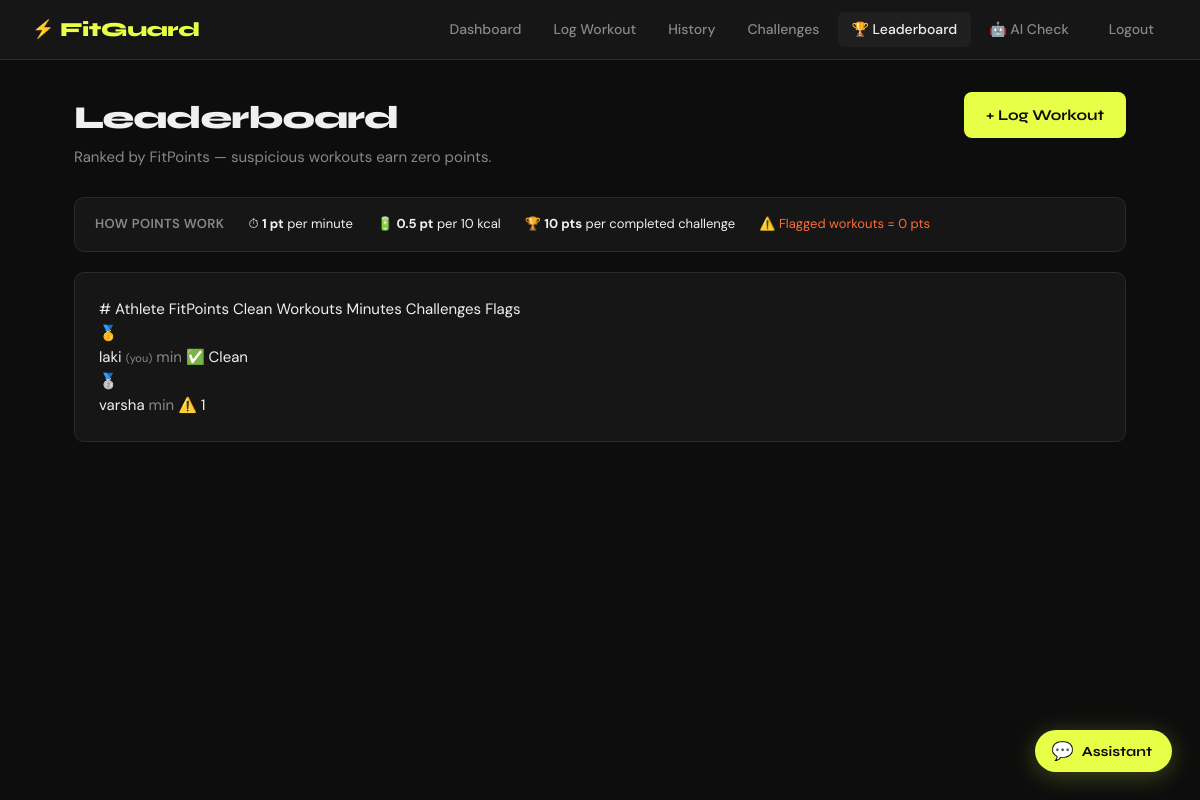
/leaderboard (signed in), run on the app's committed database.
### tables this page shows
CREATE TABLE users (
                id       INTEGER PRIMARY KEY AUTOINCREMENT,
                username TEXT    NOT NULL UNIQUE,
                email    TEXT    NOT NULL UNIQUE,
                password TEXT    NOT NULL,
                created_at TEXT  DEFAULT CURRENT_TIMESTAMP
            );

### app.py (the view)
@app.route("/leaderboard")
@login_required
def leaderboard():
    with get_db() as conn:
        rows = conn.execute("""
            SELECT u.id, u.username,
                COALESCE(SUM(
                    CASE
                      WHEN IFNULL(w.anomaly_status,'normal') != 'suspicious'
                      THEN w.duration
                      ELSE 0
                    END
                ),0) AS clean_min,

                COALESCE(SUM(
                    CASE
                      WHEN IFNULL(w.anomaly_status,'normal') != 'suspicious'
                      THEN COALESCE(w.calories,0)
                      ELSE 0
                    END
                ),0) AS clean_cal,

                COUNT(
                    CASE
                      WHEN IFNULL(w.anomaly_status,'normal')='suspicious'
                      THEN 1
                    END
                ) AS flagged

            FROM users u
            LEFT JOIN workouts w
            ON w.user_id = u.id

            GROUP BY u.id
        """).fetchall()
        cpts = {
            r["user_id"]: r["n"]
            for r in conn.execute(
                "SELECT user_id, COUNT(*) as n FROM challenges WHERE status='completed' GROUP BY user_id"
            ).fetchall()
        }
    board = sorted([
        {
            "rank": 0,
            "username": r["username"],
            "fit_points":
                (
                    r["clean_min"]
                    + (r["clean_cal"] * 0.05)
                    + (cpts.get(r["id"],0) * 10)
                ),
            "flagged": r["flagged"],
            "is_me": r["id"] == session["user_id"]
        }
        for r in rows
    ], key=lambda x: -x["fit_points"])[:50]
    for i, entry in enumerate(board):
        entry["rank"] = i + 1
    return render_template(
        "leaderboard.html",
        board=board
    )

### app.py (called while the page is built)
def get_db():
    conn = sqlite3.connect(DB_PATH)
    conn.row_factory = sqlite3.Row
    return conn

def login_required(f):
    @wraps(f)
    def decorated(*args, **kwargs):
        if "user_id" not in session:
            flash("Please log in to continue.", "warning")
            return redirect(url_for("login"))
        return f(*args, **kwargs)
    return decorated

### templates/leaderboard.html (shortened to what this page needs)
{% extends "base.html" %}
{% block content %}
<div class="page-header">
  <div>
    <h1 class="page-title">Leaderboard</h1>
    <p class="page-sub">Ranked by FitPoints — suspicious workouts earn zero points.</p>
  </div>
  <a href="{{ url_for('log_workout') }}" class="btn-primary">+ Log Workout</a>
</div>
<div class="card" style="margin-bottom: 20px; padding: 16px 20px;">
  <div style="display:flex; gap: 24px; flex-wrap: wrap; align-items: center;">
    <span style="font-size:13px; color: var(--muted); font-weight:600; letter-spacing:.4px; text-transform:uppercase;">How points work</span>
    <span style="font-size:13px; color: var(--text);">⏱ <strong>1 pt</strong> per minute</span>
    <span style="font-size:13px; color: var(--text);">🔋 <strong>0.5 pt</strong> per 10 kcal</span>
    <span style="font-size:13px; color: var(--text);">🏆 <strong>10 pts</strong> per completed challenge</span>
    <span style="font-size:13px; color: var(--orange);">⚠️ Flagged workouts = 0 pts</span>
  </div>
</div>
{% if board %}
  <div class="card">
    <div class="leaderboard-table">
      <div class="lb-head">
        <span>#</span>
        <span>Athlete</span>
        <span>FitPoints</span>
        <span>Clean Workouts</span>
        <span>Minutes</span>
        <span>Challenges</span>
        <span>Flags</span>
      </div>
      {% for entry in board %}
        <div class="lb-row {{ 'me' if entry.is_me else '' }}">
          <span>
            <div class="rank-badge rank-{{ entry.rank if entry.rank <= 3 else 'other' }}">
              {% if entry.rank == 1 %}🥇
              {% elif entry.rank == 2 %}🥈
              {% elif entry.rank == 3 %}🥉
              {% else %}{{ entry.rank }}{% endif %}
            </div>
          </span>
          <span class="lb-username">
            {{ entry.username }}
            {% if entry.is_me %}<span style="font-size:11px; color:var(--muted); font-weight:400;"> (you)</span>{% endif %}
          </span>
          <span style="color: var(--muted);">{{ entry.clean_minutes }} min</span>
          <span>
            <span class="flag-pill {{ 'has-flags' if entry.flagged > 0 else 'no-flags' }}">
              {{ '⚠️ ' ~ entry.flagged if entry.flagged > 0 else '✅ Clean' }}
            </span>
          </span>
        </div>
      {% endfor %}
    </div>
  </div>
{% endif %}
{% endblock %}

### static/css/style.css (style rules this page uses)
:root { --bg: #0d0d0d; --surface: #161616; --surface2: #1f1f1f; --border: #2a2a2a; --text: #f0f0f0; --muted: #888; --accent: #e8ff47; --orange: #ff6b35; --green: #3ddc84; --blue: #5bbcff; --purple: #b57bff; --radius: 10px; --font-head: 'Syne', sans-serif; --font-body: 'DM Sans', sans-serif; }
*, *::before, *::after { box-sizing: border-box; margin: 0; padding: 0; }
html { scroll-behavior: smooth; }
body { background: var(--bg); color: var(--text); font-family: var(--font-body); font-size: 15px; line-height: 1.6; min-height: 100vh; }
a { color: var(--accent); text-decoration: none; }
.btn-primary { background: var(--accent); color: #0d0d0d; font-family: var(--font-head); font-weight: 700; font-size: 15px; padding: 11px 22px; border-radius: 8px; border: none; cursor: pointer; transition: opacity 0.2s, transform 0.1s; display: inline-flex; align-items: center; gap: 6px; text-decoration: none; }
.page-header { display: flex; align-items: flex-start; justify-content: space-between; margin-bottom: 28px; gap: 16px; }
.page-title { font-family: var(--font-head); font-weight: 800; font-size: 32px; color: var(--text); letter-spacing: -1px; }
.page-sub { color: var(--muted); font-size: 15px; margin-top: 2px; }
.card { background: var(--surface); border: 1px solid var(--border); border-radius: var(--radius); padding: 24px; margin-bottom: 20px; }
.stat-card, .card, .challenge-card { animation: fadeUp 0.35s ease both; }

### data on the page
users: username "laki", shows "(you)", flagged "✅ Clean"
users: username "varsha", flagged "⚠️ 1"
